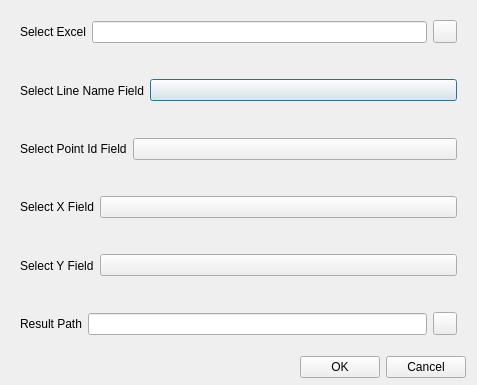
<?xml version="1.0" encoding="UTF-8"?>
<ui version="4.0">
 <class>excelTransLineDialog</class>
 <widget class="QDialog" name="excelTransLineDialog">
  <property name="geometry">
   <rect>
    <x>0</x>
    <y>0</y>
    <width>477</width>
    <height>385</height>
   </rect>
  </property>
  <property name="windowTitle">
   <string>Excel Export Parameter Settings</string>
  </property>
  <layout class="QVBoxLayout" name="verticalLayout">
   <property name="spacing">
    <number>6</number>
   </property>
   <property name="topMargin">
    <number>6</number>
   </property>
   <property name="bottomMargin">
    <number>7</number>
   </property>
   <item>
    <widget class="CardWidget" name="CardWidget_5">
     <layout class="QHBoxLayout" name="horizontalLayout_6">
      <item>
       <widget class="BodyLabel" name="BodyLabel_3">
        <property name="text">
         <string>Select Excel</string>
        </property>
       </widget>
      </item>
      <item>
       <widget class="LineEdit" name="excelLE">
        <property name="readOnly">
         <bool>true</bool>
        </property>
       </widget>
      </item>
      <item>
       <widget class="ToolButton" name="selectExcelFilePB"/>
      </item>
     </layout>
    </widget>
   </item>
   <item>
    <widget class="CardWidget" name="CardWidget_2">
     <layout class="QHBoxLayout" name="horizontalLayout_2">
      <item>
       <widget class="BodyLabel" name="BodyLabel_2">
        <property name="text">
         <string>Select Line Name Field</string>
        </property>
       </widget>
      </item>
      <item>
       <widget class="ComboBox" name="lineNameFieldCb">
        <property name="sizePolicy">
         <sizepolicy hsizetype="Expanding" vsizetype="Fixed">
          <horstretch>0</horstretch>
          <verstretch>0</verstretch>
         </sizepolicy>
        </property>
       </widget>
      </item>
     </layout>
    </widget>
   </item>
   <item>
    <widget class="CardWidget" name="CardWidget_3">
     <layout class="QHBoxLayout" name="horizontalLayout_4">
      <item>
       <widget class="BodyLabel" name="BodyLabel_5">
        <property name="text">
         <string>Select Point Id Field</string>
        </property>
       </widget>
      </item>
      <item>
       <widget class="ComboBox" name="pointIdFieldCb">
        <property name="sizePolicy">
         <sizepolicy hsizetype="Expanding" vsizetype="Fixed">
          <horstretch>0</horstretch>
          <verstretch>0</verstretch>
         </sizepolicy>
        </property>
       </widget>
      </item>
     </layout>
    </widget>
   </item>
   <item>
    <widget class="CardWidget" name="CardWidget_4">
     <layout class="QHBoxLayout" name="horizontalLayout_5">
      <item>
       <widget class="BodyLabel" name="BodyLabel_6">
        <property name="text">
         <string>Select X Field</string>
        </property>
       </widget>
      </item>
      <item>
       <widget class="ComboBox" name="XFieldCb">
        <property name="sizePolicy">
         <sizepolicy hsizetype="Expanding" vsizetype="Fixed">
          <horstretch>0</horstretch>
          <verstretch>0</verstretch>
         </sizepolicy>
        </property>
       </widget>
      </item>
     </layout>
    </widget>
   </item>
   <item>
    <widget class="CardWidget" name="CardWidget_6">
     <layout class="QHBoxLayout" name="horizontalLayout_7">
      <item>
       <widget class="BodyLabel" name="BodyLabel_7">
        <property name="text">
         <string>Select Y Field</string>
        </property>
       </widget>
      </item>
      <item>
       <widget class="ComboBox" name="YFieldCb">
        <property name="sizePolicy">
         <sizepolicy hsizetype="Expanding" vsizetype="Fixed">
          <horstretch>0</horstretch>
          <verstretch>0</verstretch>
         </sizepolicy>
        </property>
       </widget>
      </item>
     </layout>
    </widget>
   </item>
   <item>
    <widget class="CardWidget" name="CardWidget">
     <property name="layoutDirection">
      <enum>Qt::LeftToRight</enum>
     </property>
     <layout class="QHBoxLayout" name="horizontalLayout">
      <item>
       <widget class="BodyLabel" name="BodyLabel_4">
        <property name="text">
         <string>Result Path</string>
        </property>
       </widget>
      </item>
      <item>
       <widget class="LineEdit" name="resLE">
        <property name="readOnly">
         <bool>true</bool>
        </property>
       </widget>
      </item>
      <item>
       <widget class="ToolButton" name="selectSaveFilePB"/>
      </item>
     </layout>
    </widget>
   </item>
   <item>
    <layout class="QHBoxLayout" name="horizontalLayout_3">
     <item>
      <spacer name="horizontalSpacer">
       <property name="orientation">
        <enum>Qt::Horizontal</enum>
       </property>
       <property name="sizeHint" stdset="0">
        <size>
         <width>40</width>
         <height>20</height>
        </size>
       </property>
      </spacer>
     </item>
     <item>
      <widget class="PushButton" name="runPB">
       <property name="text">
        <string>OK</string>
       </property>
      </widget>
     </item>
     <item>
      <widget class="PushButton" name="cancelPB">
       <property name="text">
        <string>Cancel</string>
       </property>
      </widget>
     </item>
    </layout>
   </item>
  </layout>
 </widget>
 <customwidgets>
  <customwidget>
   <class>ComboBox</class>
   <extends>QPushButton</extends>
   <header>qfluentwidgets</header>
  </customwidget>
  <customwidget>
   <class>PushButton</class>
   <extends>QPushButton</extends>
   <header>qfluentwidgets</header>
  </customwidget>
  <customwidget>
   <class>ToolButton</class>
   <extends>QToolButton</extends>
   <header>qfluentwidgets</header>
  </customwidget>
  <customwidget>
   <class>CardWidget</class>
   <extends>QFrame</extends>
   <header>qfluentwidgets</header>
   <container>1</container>
  </customwidget>
  <customwidget>
   <class>BodyLabel</class>
   <extends>QLabel</extends>
   <header>qfluentwidgets</header>
  </customwidget>
  <customwidget>
   <class>LineEdit</class>
   <extends>QLineEdit</extends>
   <header>qfluentwidgets</header>
  </customwidget>
 </customwidgets>
 <resources>
  <include location="../../yoyirs.qrc"/>
 </resources>
 <connections/>
</ui>
